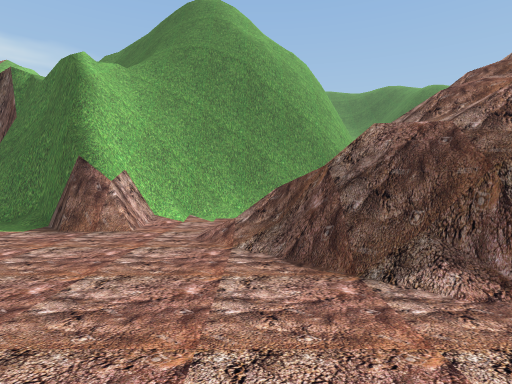
View 1 (above)

19 first-person views from a walk through a scene from a Unity 3-D project. The camera is 1.4 m above the floor, tilts 2° down and sees 80° across. The floor is counted in squares, 2 m on a side. Each view is taken from the middle of a square. On the plan, view 1 faces up. The plan holds only what a view shows up to about 10 squares ahead; the rest is blank. The place goes on beyond the plan. Some trees and plants on the terrain are drawn as simple stand-ins. The player is left out. Some animated figures are left out.

View 2
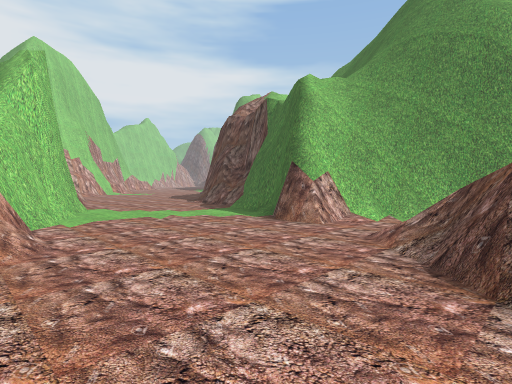

View 3
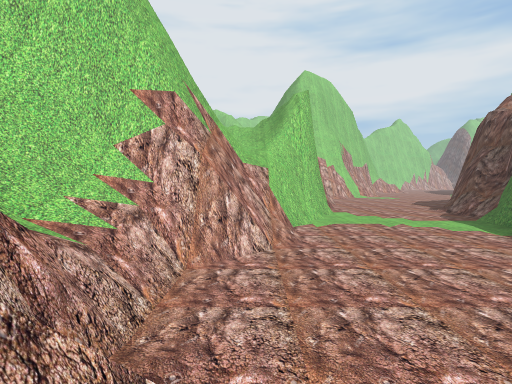

View 4
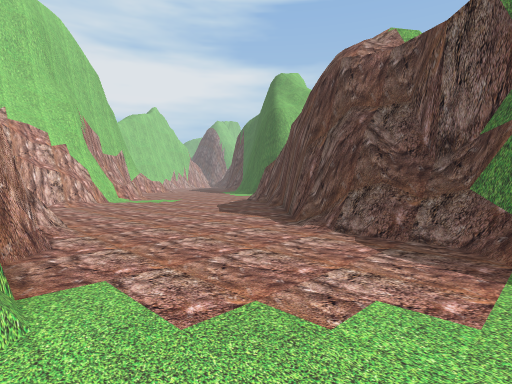

View 5
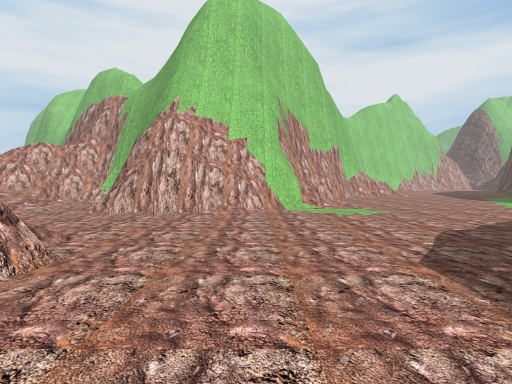

View 6
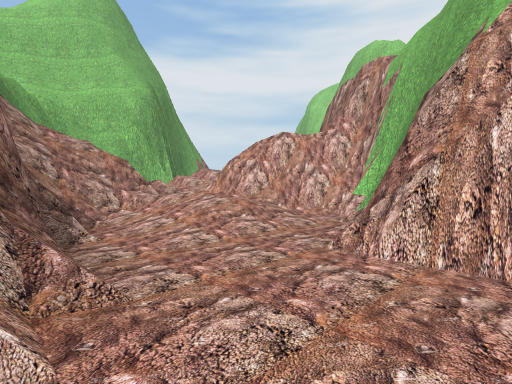

View 7
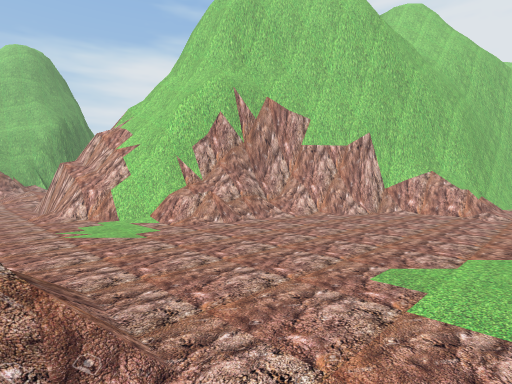

View 8
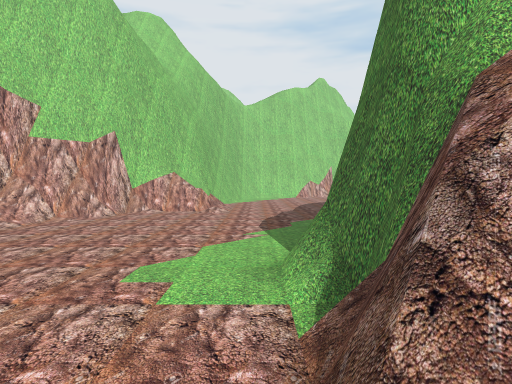

View 9
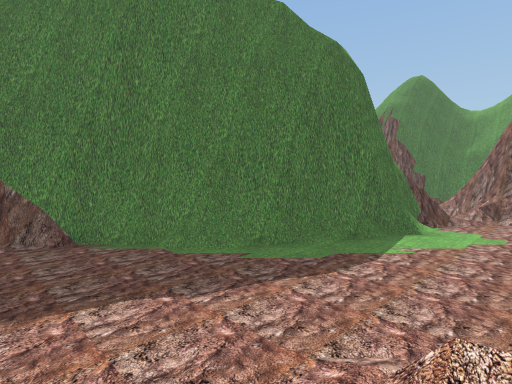

View 10
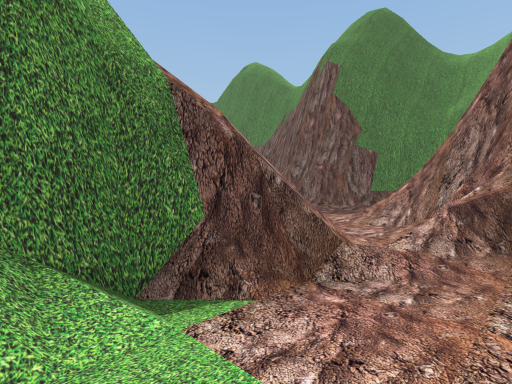

View 11
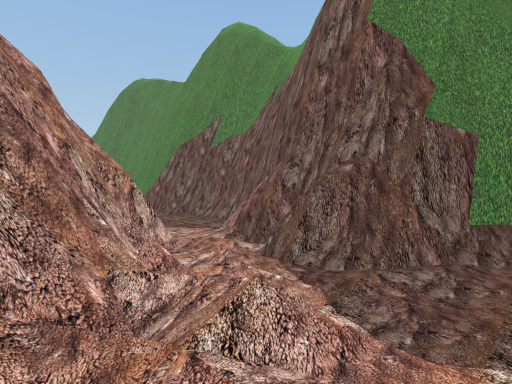

View 12
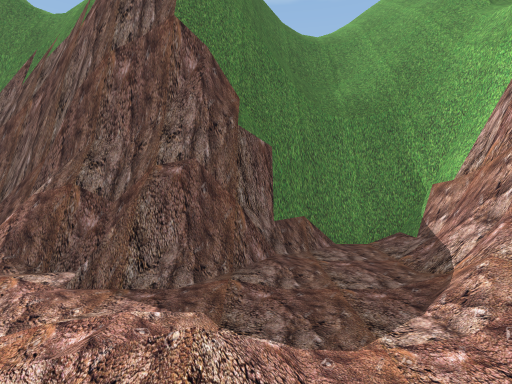

View 13
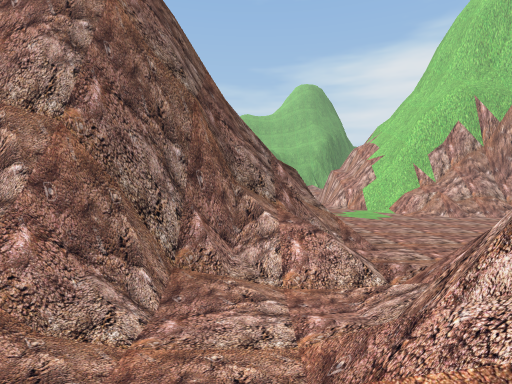

View 14
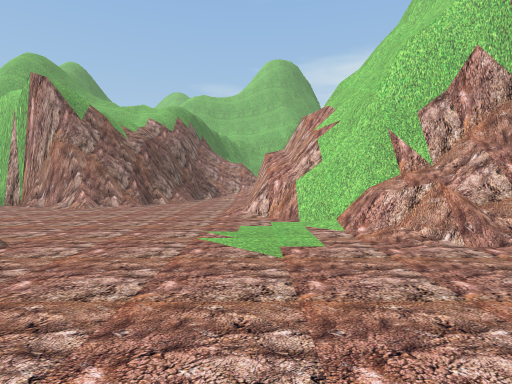

View 15
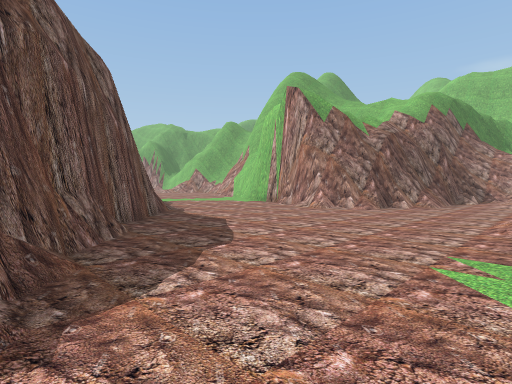

View 16
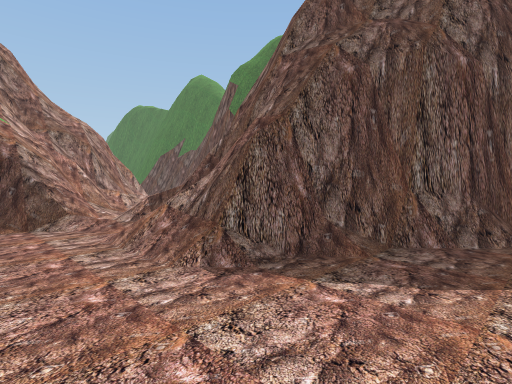

View 17
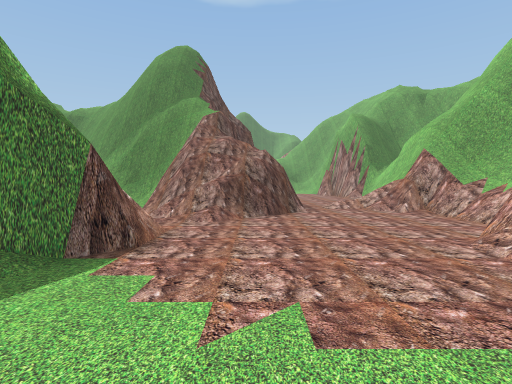

View 18
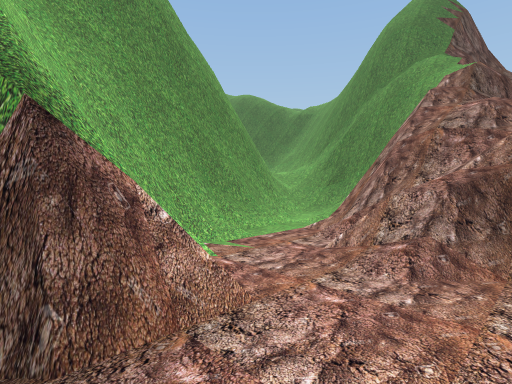

View 19
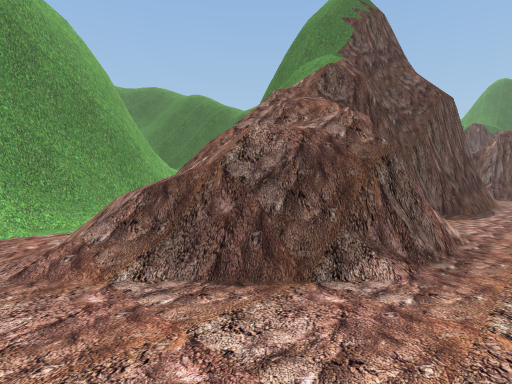

### Floor plan
Key: @ floor where view 1 was taken; # wall or solid block; x gap in a wall; . main floor; : floor 4 m higher than the main floor; / step, stairs or slope; = window, fence, low wall or low ledge; v drop or lower ground.
Columns run from 24 left of view 1 to 4 right of it. Each row starts with its distance up from view 1.
 24                 /#
 23                 .#
 22                 .#
 21                ..#
 20                ./#
 19  #           ##/##
 18  ###        ##//#
 17 ...##      ##//##
 16 ...###     #//./##
 15 .....###  #=/./..#
 14 .......####/.//#/#
 13 ..........//######
 12 .//......../##
 11 //.........=##
 10 ##/........###
  9  ###.........##
  8   ###.........##         ###=
  7    ###==.......####    ###//#
  6      ####........#######../##
  5        ###...........##..=#vv
  4          #..............//x:#
  3          #....#........./==v
  2        ###...#####.......=##.
  1      ###/...##   ###....../..
  0      #/.///.#      ####.@./
 -1      ##/////#         #==####
 -2       ##///##         ##=##
 -3        #/==#          ####
 -4        //#==
 -5           =#
 -6           =#

Where each view was taken, in squares from view 1:
view 1: 0 up, 0 right, facing up
view 2: 0 up, 1 right, facing up-left
view 3: 0 up, 2 right, facing left
view 4: 2 up, 5 left, facing up-left
view 5: 5 up, 8 left, facing left
view 6: 3 up, 12 left, facing down-left
view 7: 13 up, 13 left, facing down-left
view 8: 13 up, 13 left, facing left
view 9: 11 up, 24 left, facing up-right
view 10: 12 up, 16 left, facing up-right
view 11: 15 up, 12 left, facing up-right
view 12: 16 up, 12 left, facing right
view 13: 16 up, 12 left, facing down
view 14: 11 up, 15 left, facing down
view 15: 10 up, 15 left, facing down-right
view 16: 8 up, 15 left, facing up-right
view 17: 3 up, 6 left, facing right
view 18: 3 up, 3 left, facing up-right
view 19: 1 up, 1 left, facing up-right
